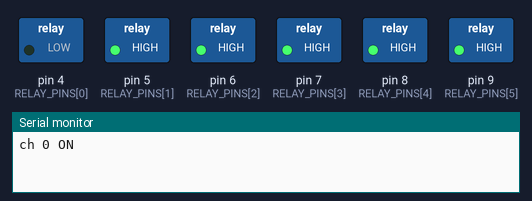
A sketch run on a simulated Arduino Uno, built with avr-gcc and run on an emulated ATmega328P. Shown: switched loads named in the sketch (green lamp = pin HIGH), the last lines printed to the serial monitor.

Above: at 0.5 s.
At 3.5 s:
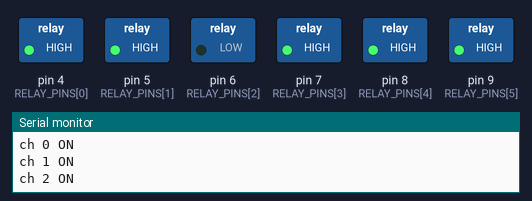
At 5.0 s:
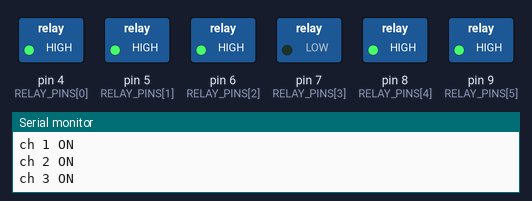
At 6.5 s:
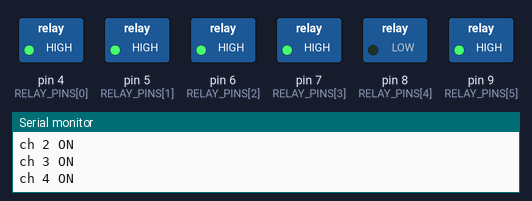
At 8.0 s:
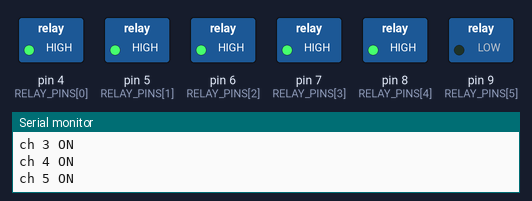
At 11.0 s:
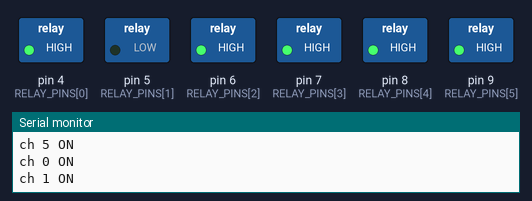
Timing chart, 0 to 11.7 s (numbered marks = the images above):
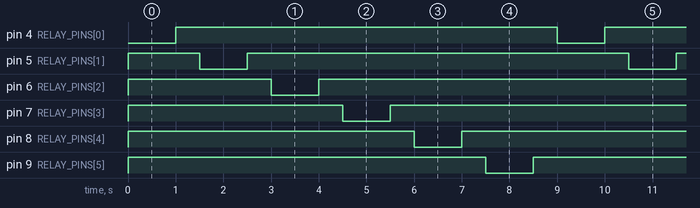

The sketch:

relay_test.ino
```cpp
// 릴레이 채널 시험 (Arduino Uno): 채널을 하나씩 켰다 끈다. 딸깍 소리와 모듈 LED로 확인한다.
// 중요: 처음에는 릴레이 접점 쪽(고전압 쪽)에 아무것도 연결하지 말 것.
//       이후에도 저전압 전구/LED로 먼저 시험하고, 교류 전원 연결은 hardware/safety_checklist.md 점검을 통과한 뒤에만 한다.
const uint8_t RELAY_PINS[] = {4, 5, 6, 7, 8, 9};  // 사용하는 채널 수에 맞게 수정 (6단계 제어용 D4~D9)
const int NUM_CH = sizeof(RELAY_PINS) / sizeof(RELAY_PINS[0]);
const bool RELAY_ACTIVE_LOW = true;  // 모듈에 맞게 수정 (확인 필요)

void setRelay(int ch, bool on) {
  bool level = RELAY_ACTIVE_LOW ? !on : on;
  digitalWrite(RELAY_PINS[ch], level ? HIGH : LOW);
}

void setup() {
  Serial.begin(115200);
  for (int i = 0; i < NUM_CH; i++) {
    pinMode(RELAY_PINS[i], OUTPUT);
    setRelay(i, false);
  }
}

void loop() {
  for (int i = 0; i < NUM_CH; i++) {
    setRelay(i, true);
    Serial.print(F("ch "));
    Serial.print(i);
    Serial.println(F(" ON"));
    delay(1000);
    setRelay(i, false);
    delay(500);  // 채널 사이에 모두 꺼진 구간을 둔다 (탭 단락 방지 습관)
  }
}
```

Measured:
- by itself, pin 4 (RELAY_PINS[0]), pin 5 (RELAY_PINS[1]), pin 6 (RELAY_PINS[2]), pin 7 (RELAY_PINS[3]), pin 8 (RELAY_PINS[4]), pin 9 (RELAY_PINS[5]): alternates HIGH for 8.0 s and LOW for 1.0 s
- by itself, everything shown: repeats every 9.0 s, in 12 steps
